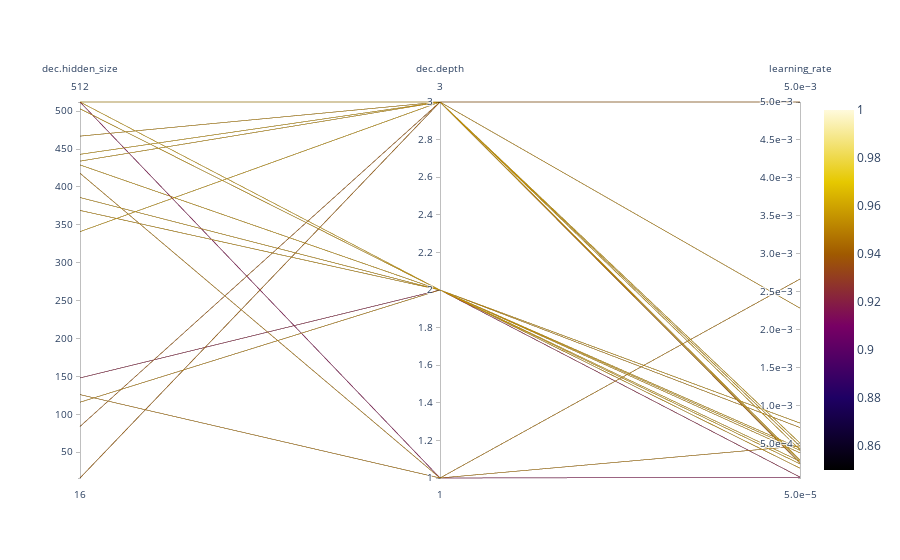

Notebook code cell kept with this figure:
### Code cell
fig = go.Figure(data=
   go.Parcoords(
       line = dict(color = df_plot['val/avgPrecision_macro'],
           colorscale = 'Electric',
           showscale = True,
           cmin = 0.85,
           cmax = 1.0),
       dimensions = list([
           dict(range = [16, 512],
                label = 'dec.hidden_size', values = df_plot['decoder.hidden_size']),
           dict(range = [1, 3],
                label = 'dec.depth', values = df_plot['decoder.depth']),
           dict(range = [5e-5, 5e-3],
                label = 'learning_rate', values = df_plot['optimizer.lr'], tickformat = '.1e'),
           # Add more variables as needed
       ])
   )
)
fig.show()

### Figure 1 — Plotly figure (JSON) as saved in the notebook; plotly's stock layout.template omitted (floating-point values rounded to 4 significant figures; data arrays with more than 128 entries replaced by an {"elided": "..."} marker saying what was removed)
{"data": [{"dimensions": [{"label": "dec.hidden_size", "range": [16, 512], "values": {"elided": "180 int values"}}, {"label": "dec.depth", "range": [1, 3], "values": {"elided": "180 int values"}}, {"label": "learning_rate", "range": [5e-05, 0.005], "tickformat": ".1e", "values": {"elided": "180 float values"}}], "line": {"cmax": 1, "cmin": 0.85, "color": {"elided": "180 float values"}, "colorscale": [[0, "rgb(0, 0, 0)"], [0.2, "rgb(30,0,100)"], [0.4, "rgb(120,0,100)"], [0.6, "rgb(160,90,0)"], [0.8, "rgb(230,200,0)"], [1, "rgb(255,250,220)"]], "showscale": true}, "type": "parcoords"}], "layout": {"autosize": true}}
